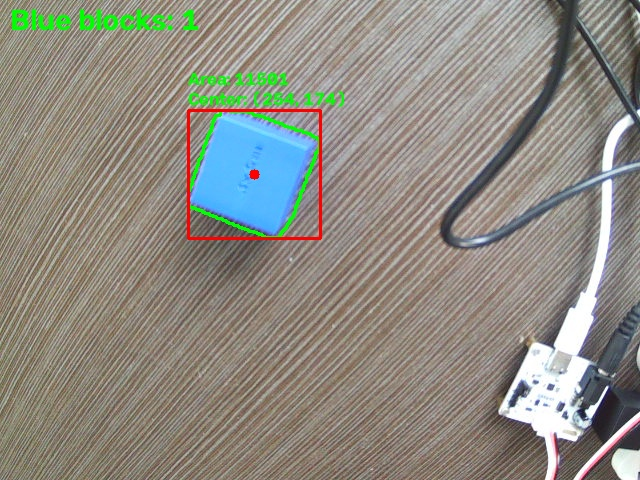
#> input picture perception/blue_block_capture.jpg, 640 x 480 px, given in place of the camera
$ python color_block_detect.py
#> lines starting #> are read from the running program, lines starting #| are printed output that depends on the picture; after the words box and inside, x2 and y2 are one past the last pixel; in counts of white or black regions, pixels touching at a corner belong together
import os

import cv2
import numpy as np

# 打开1号端口的摄像头
cap = cv2.VideoCapture(int(os.environ.get("CAMERA_INDEX", "1")))

# 检查摄像头是否成功打开
if not cap.isOpened():
    print("无法打开摄像头")
    exit()

# 定义蓝色的HSV范围
blue_lower = np.array([100, 50, 50])
blue_upper = np.array([130, 255, 255])

# 定义黄色的HSV范围
yellow_lower = np.array([20, 50, 50])
yellow_upper = np.array([30, 255, 255])

print("按 'q' 键或ESC键退出程序")

while True:
    # 读取一帧画面
    ret, frame = cap.read()
#> frame is the input picture: shape (480, 640, 3); mean B, G, R 130.2, 139.4, 142.2

    if not ret:
        print("无法接收画面（可能摄像头已断开）")
        break

    # 转换到HSV颜色空间
    hsv = cv2.cvtColor(frame, cv2.COLOR_BGR2HSV)
#> hsv: shape (480, 640, 3); mean H, S, V 32.6, 44.4, 151.8

    # 创建蓝色掩码
    blue_mask = cv2.inRange(hsv, blue_lower, blue_upper)
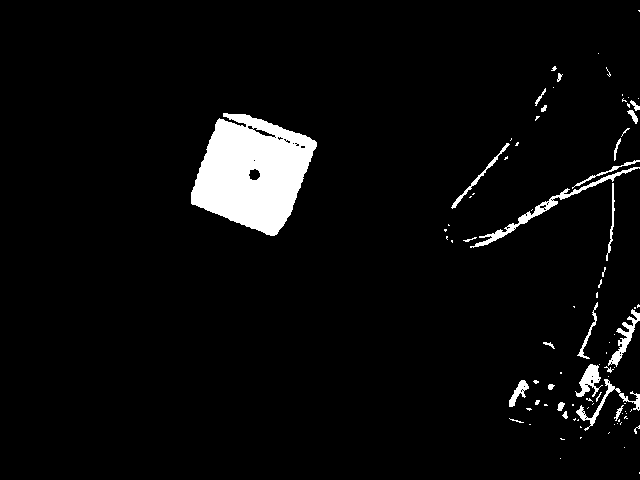
#> blue_mask: shape (480, 640); 4.6% white; 89 white regions (64 under 20 px), largest, box (x1, y1, x2, y2) and area: (191, 113, 317, 236) 10043, (470, 167, 640, 248) 943, (608, 309, 640, 367) 482
    # 创建黄色掩码
    yellow_mask = cv2.inRange(hsv, yellow_lower, yellow_upper)
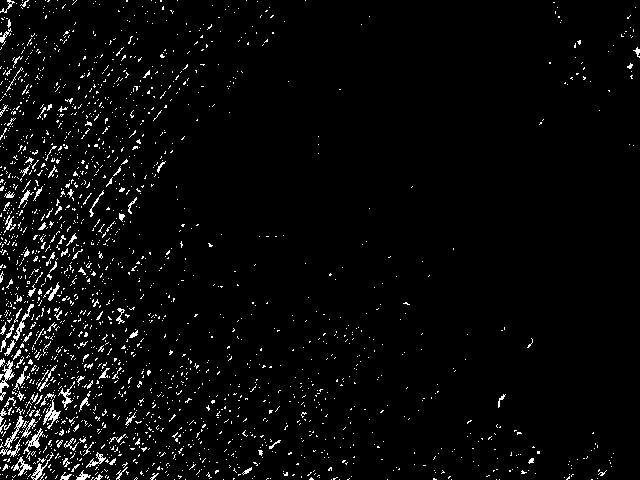
#> yellow_mask: shape (480, 640); 3.5% white in thin lines or dots

    # 使用掩码提取蓝色积木块
    blue_result = cv2.bitwise_and(frame, frame, mask=blue_mask)
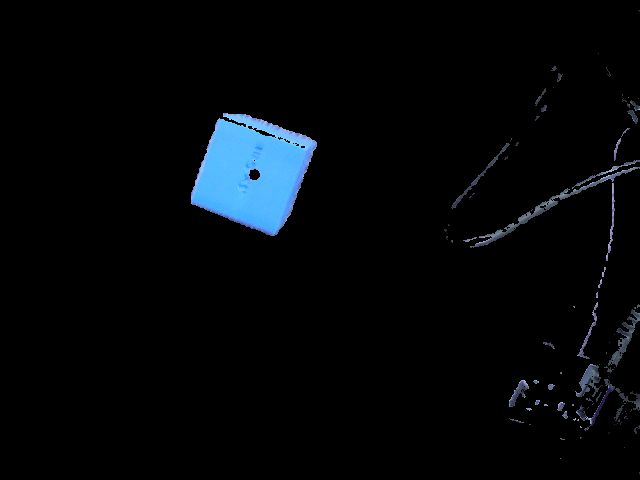
#> blue_result: shape (480, 640, 3); mean B, G, R 9.7, 7.1, 4.2
    # 使用掩码提取黄色积木块
    yellow_result = cv2.bitwise_and(frame, frame, mask=yellow_mask)
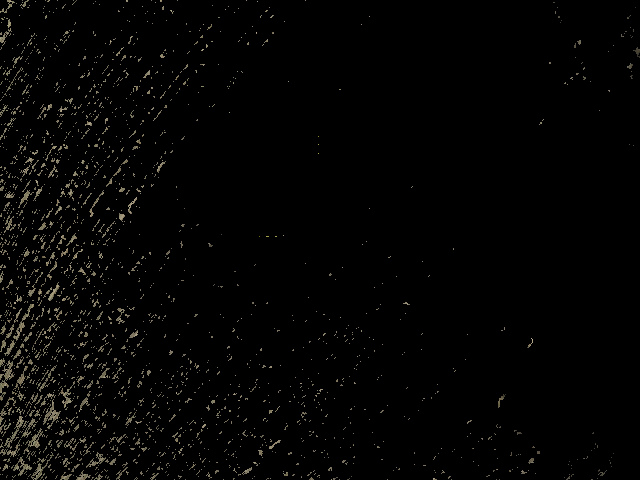
#> yellow_result: shape (480, 640, 3); mean B, G, R 3.4, 4.1, 4.3

    # 显示原图
    cv2.imshow('Original', frame)
    # 显示蓝色积木块
    cv2.imshow('Blue Block', blue_result)
    # 显示黄色积木块
    cv2.imshow('Yellow Block', yellow_result)

    # 等待按键
    key = cv2.waitKey(1) & 0xFF
#> (key q is pressed here)
    if key == ord('q') or key == 27:  # q键或ESC键
        break

# 释放摄像头并关闭窗口
cap.release()
cv2.destroyAllWindows()
